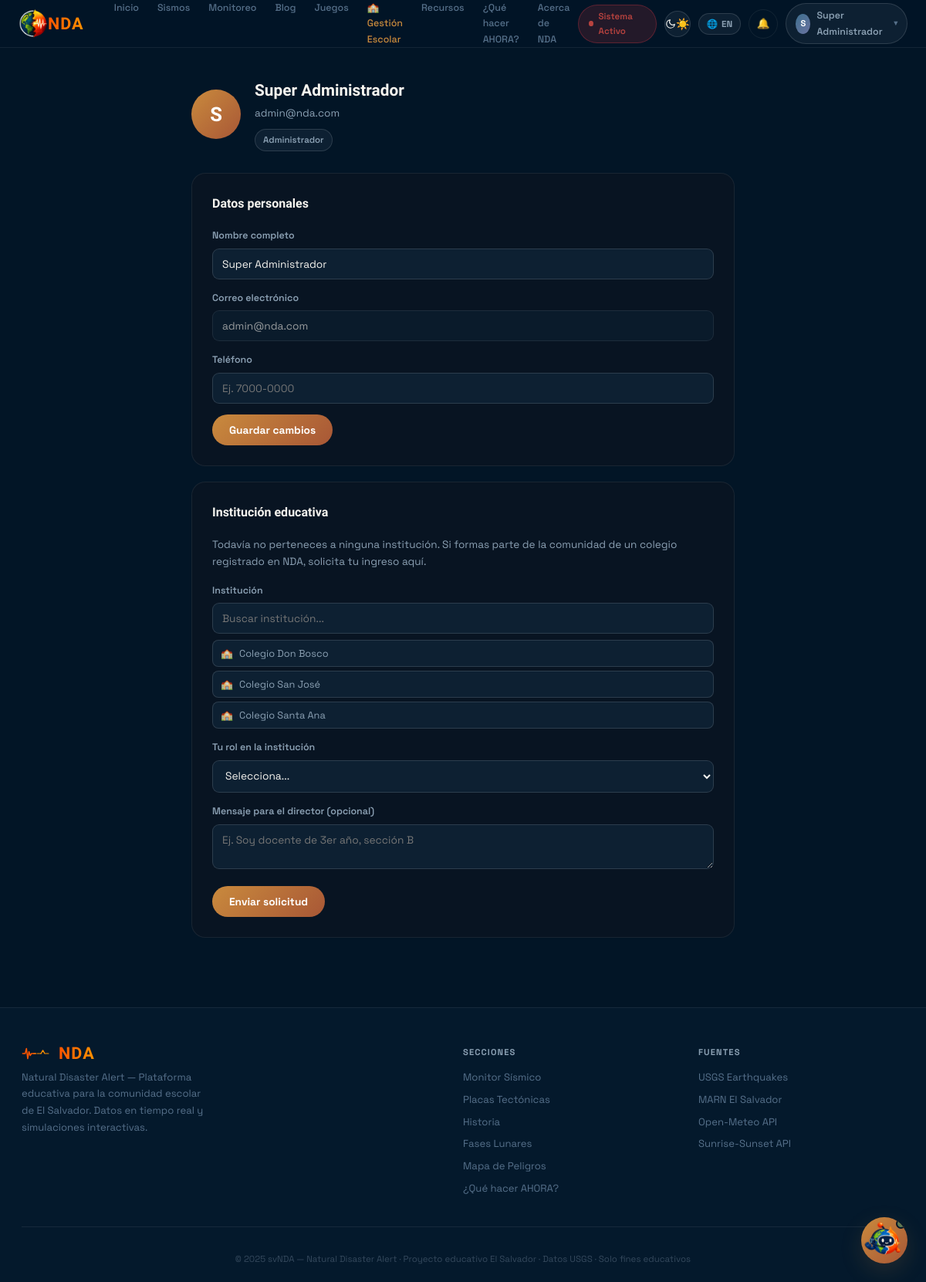
Screenshot of /?url=profile (signed in) with the database file from the repository.
### tables this page shows
CREATE TABLE usuarios (
usuarios_id INT PRIMARY KEY AUTO_INCREMENT,
nombre VARCHAR(100),
email VARCHAR(100) UNIQUE,
contra VARCHAR(255),
role ENUM('user','admin','director','docente','alumno','padre','administrativo') DEFAULT 'user',
institucion_id INT NULL,
estado_institucional ENUM('ninguno','pendiente','aprobado','rechazado') DEFAULT 'ninguno',
telefono VARCHAR(20) NULL,
materia VARCHAR(100) NULL,
foto_perfil VARCHAR(255) NULL,
created_at TIMESTAMP DEFAULT CURRENT_TIMESTAMP
);

CREATE TABLE instituciones (
instituciones_id INT PRIMARY KEY AUTO_INCREMENT,
nombre VARCHAR(100),
correo VARCHAR(255),
telefono VARCHAR(20),
logo VARCHAR(255),
direccion VARCHAR(255) NULL,
lat DECIMAL(10,7) NULL,
lng DECIMAL(10,7) NULL,
director_id INT NULL,
created_at TIMESTAMP DEFAULT CURRENT_TIMESTAMP
);

### controllers/AuthController.php (called while the page is built, shortened)
<?php
class AuthController {
    public function profile() {
        $db = getDB();
        $stmt = $db->prepare("SELECT u.*, i.nombre AS institucion_nombre
                               FROM usuarios u
                               LEFT JOIN instituciones i ON i.instituciones_id = u.institucion_id
                               WHERE u.usuarios_id = ?");
        $stmt->execute([$_SESSION['user_id']]);
        $user = $stmt->fetch();
        $instituciones = $db->query("SELECT instituciones_id, nombre, correo FROM instituciones ORDER BY nombre ASC")->fetchAll();
        $pendingRequest = null;
        view('profile', [
            'title' => 'Mi perfil · NDA',
            'profileUser' => $user,
            'instituciones' => $instituciones,
            'pendingRequest' => $pendingRequest,
        ]);
    }
}

### views/profile.php (the view, shortened to what this page needs)
<?php
$profileUser = $profileUser ?? [];
$instituciones = $instituciones ?? [];
$pendingRequest = $pendingRequest ?? null;
$roleLabels = [
    'user' => 'Usuario general',
    'director' => 'Director',
    'docente' => 'Docente',
    'alumno' => 'Alumno',
    'padre' => 'Padre / Encargado',
    'administrativo' => 'Personal administrativo',
    'admin' => 'Administrador',
];
$roleLabel = $roleLabels[$profileUser['role']] ?? $profileUser['role'];
?>
<div class="wrap profile-page" style="padding-top:100px;padding-bottom:70px;max-width:760px;">
    <div class="profile-head">
        <div class="profile-avatar"><?= strtoupper(substr($profileUser['nombre'], 0, 1)) ?></div>
        <div>
            <h1><?= e($profileUser['nombre']) ?></h1>
            <p><?= e($profileUser['email']) ?></p>
            <span class="profile-role-badge"><?= e($roleLabel) ?></span>
        </div>
    </div>
    <div class="profile-card">
        <h2>Datos personales</h2>
        <form method="POST" action="?url=profile/update" class="profile-form">
            <div class="profile-field">
                <label>Nombre completo</label>
                <input type="text" name="name" value="<?= e($profileUser['nombre']) ?>" required>
            </div>
            <div class="profile-field">
                <label>Correo electrónico</label>
                <input type="email" value="<?= e($profileUser['email']) ?>" disabled>
            </div>
            <div class="profile-field">
                <label>Teléfono</label>
                <input type="text" name="telefono" value="<?= e($profileUser['telefono'] ?? '') ?>" placeholder="Ej. 7000-0000">
            </div>
            <button type="submit" class="profile-btn">Guardar cambios</button>
        </form>
    </div>
    <div class="profile-card">
        <h2>Institución educativa</h2>
        <?php if ($profileUser['estado_institucional'] === 'aprobado'): ?>
            <div class="profile-inst-status ok">
                <svg width="20" height="20" viewBox="0 0 24 24" fill="none" stroke="currentColor" stroke-width="2"><path d="M22 11.08V12a10 10 0 1 1-5.93-9.14"/><polyline points="22 4 12 14.01 9 11.01"/></svg>
                <div>
                    <strong>Perteneces a <?= e($profileUser['institucion_nombre']) ?></strong>
                    <p>Rol: <?= e($roleLabel) ?>. Ya puedes acceder al módulo de Gestión Escolar.</p>
                </div>
            </div>
            <a href="?url=school" class="profile-btn profile-btn-out" style="margin-top:14px;display:inline-block;">Ir a Gestión Escolar</a>
        <?php else: ?>
            <p class="profile-hint">Todavía no perteneces a ninguna institución. Si formas parte de la comunidad de un colegio registrado en NDA, solicita tu ingreso aquí.</p>
            <form method="POST" action="?url=profile/join" class="profile-form" id="joinForm">
                <div class="profile-field">
                    <label>Institución</label>
                    <input type="text" id="joinInstSearch" placeholder="Buscar institución...">
                    <div class="profile-inst-list" id="joinInstList">
                        <?php foreach ($instituciones as $inst): ?>
                            <button type="button" class="profile-inst-item" data-id="<?= e($inst['instituciones_id']) ?>" data-name="<?= e($inst['nombre']) ?>">
                                🏫
                                <span><?= e($inst['nombre']) ?></span>
                            </button>
                        <?php endforeach; ?>
                    </div>
                </div>
                <div class="profile-field">
                    <label>Tu rol en la institución</label>
                    <select name="rol_solicitado" required>
                        <option value="">Selecciona...</option>
                    </select>
                </div>
                <div class="profile-field">
                    <label>Mensaje para el director (opcional)</label>
                    <textarea name="join_message" rows="2" placeholder="Ej. Soy docente de 3er año, sección B"></textarea>
                </div>
                <button type="submit" class="profile-btn">Enviar solicitud</button>
            </form>
        <?php endif; ?>
    </div>
</div>
<?php
require_once 'layout.php';
?>

### assets/css/auth.css (style rules this page uses)
* { box-sizing: border-box; margin: 0; padding: 0; }

### assets/css/nda-extensions.css (style rules this page uses)
:root { --state-seguro: #335C67; --state-informativo: #597D4F; --state-precaucion: #BFB749; --state-alerta: #C2441C; --state-emergencia: #D91A2A; --glass-bg: rgba(8, 20, 34, 0.55); --glass-border: rgba(255, 255, 255, 0.14); --glass-blur: 16px; }

### views/profile.php (style rules this page uses)
.profile-head { display:flex; align-items:center; gap:18px; margin-bottom:28px; }
.profile-avatar { width:64px; height:64px; border-radius:50%; background:linear-gradient(135deg,var(--acc),var(--acc3)); color:#fff; display:flex; align-items:center; justify-content:center; font-family:var(--fd); font-size:1.6rem; font-weight:700; flex-shrink:0; }
.profile-head h1 { font-family:var(--fd); font-size:1.3rem; color:var(--text); margin-bottom:2px; }
.profile-head p { color:var(--text2); font-size:.85rem; margin-bottom:8px; }
.profile-role-badge { display:inline-flex; align-items:center; gap:5px; background:var(--card2); border:1px solid var(--border2); color:var(--text2); font-size:.72rem; font-weight:600; padding:4px 10px; border-radius:100px; margin-right:6px; }
.profile-card { background:var(--card); border:1px solid var(--border); border-radius:var(--rl); padding:26px; margin-bottom:20px; }
.profile-card h2 { font-family:var(--fd); font-size:1rem; color:var(--text); margin-bottom:18px; }
.profile-form { display:flex; flex-direction:column; gap:14px; }
.profile-field label { display:block; font-size:.78rem; color:var(--text2); margin-bottom:6px; font-weight:600; }
.profile-field input, .profile-field select, .profile-field textarea { width:100%; background:var(--card2); border:1px solid var(--border2); border-radius:9px; color:var(--text); font-size:.86rem; padding:10px 12px; font-family:var(--fn); outline:none; transition: border-color var(--tr); }
.profile-field input:disabled { opacity:.6; cursor:not-allowed; }
.profile-btn { background:linear-gradient(135deg,var(--acc),var(--acc3)); color:#fff; border:none; border-radius:50px; font-size:.86rem; font-weight:700; padding:11px 22px; cursor:pointer; align-self:flex-start; transition: transform .15s; text-decoration:none; }
.profile-hint { font-size:.85rem; color:var(--text2); margin-bottom:16px; line-height:1.6; }
.profile-inst-list { max-height:170px; overflow-y:auto; display:flex; flex-direction:column; gap:5px; margin-top:8px; }
.profile-inst-item { display:flex; align-items:center; gap:8px; background:var(--card2); border:1.5px solid var(--border2); border-radius:8px; padding:8px 10px; color:var(--text2); font-size:.8rem; cursor:pointer; text-align:left; }

### rows the page displays
usuarios: nombre "S", nombre "Super Administrador", email "admin@nda.com", role "Administrador", name "Super Administrador"
instituciones: nombre "Colegio Don Bosco"
instituciones: nombre "Colegio San José"
instituciones: nombre "Colegio Santa Ana"

### other values shown
substr($_SESSION['user_name'], 0, 1) "S"
$_SESSION['user_name'] "Super Administrador"
